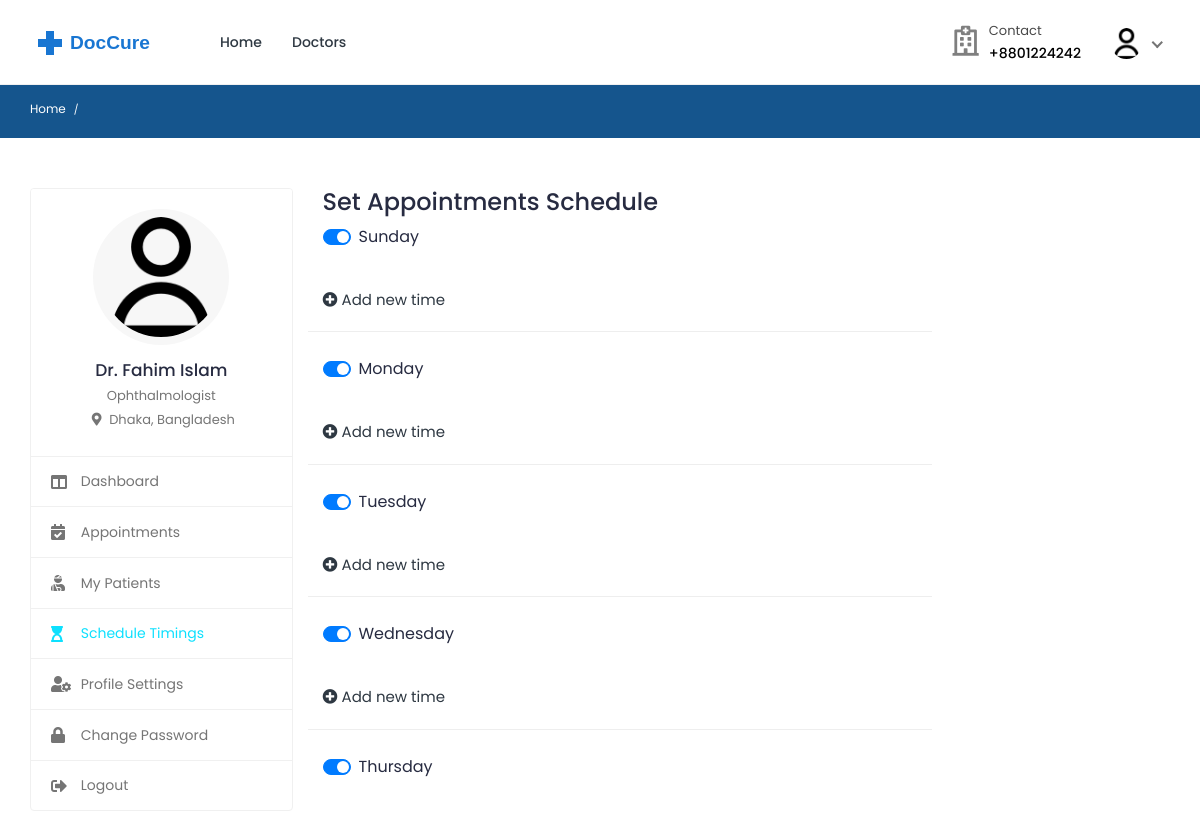
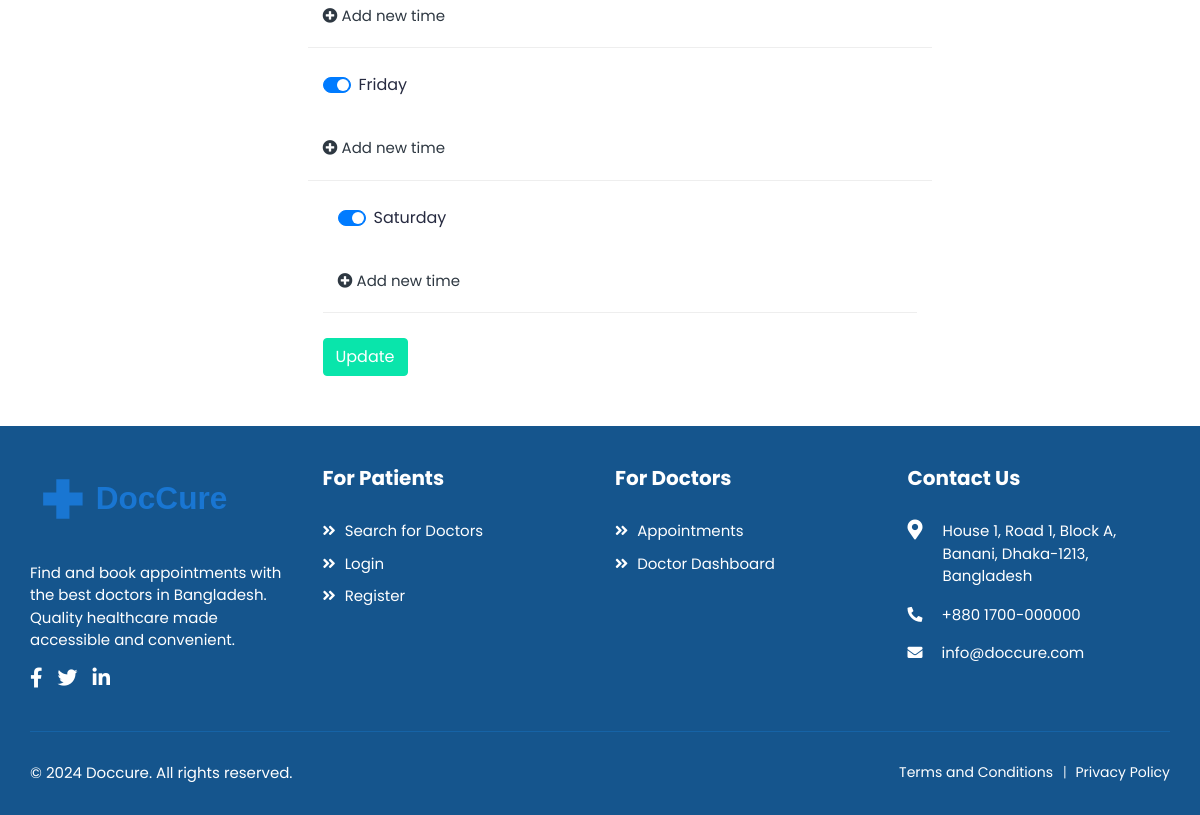
The page /doctors/schedule-timings/ (signed in) on the database as committed earlier (2 pictures, top to bottom).
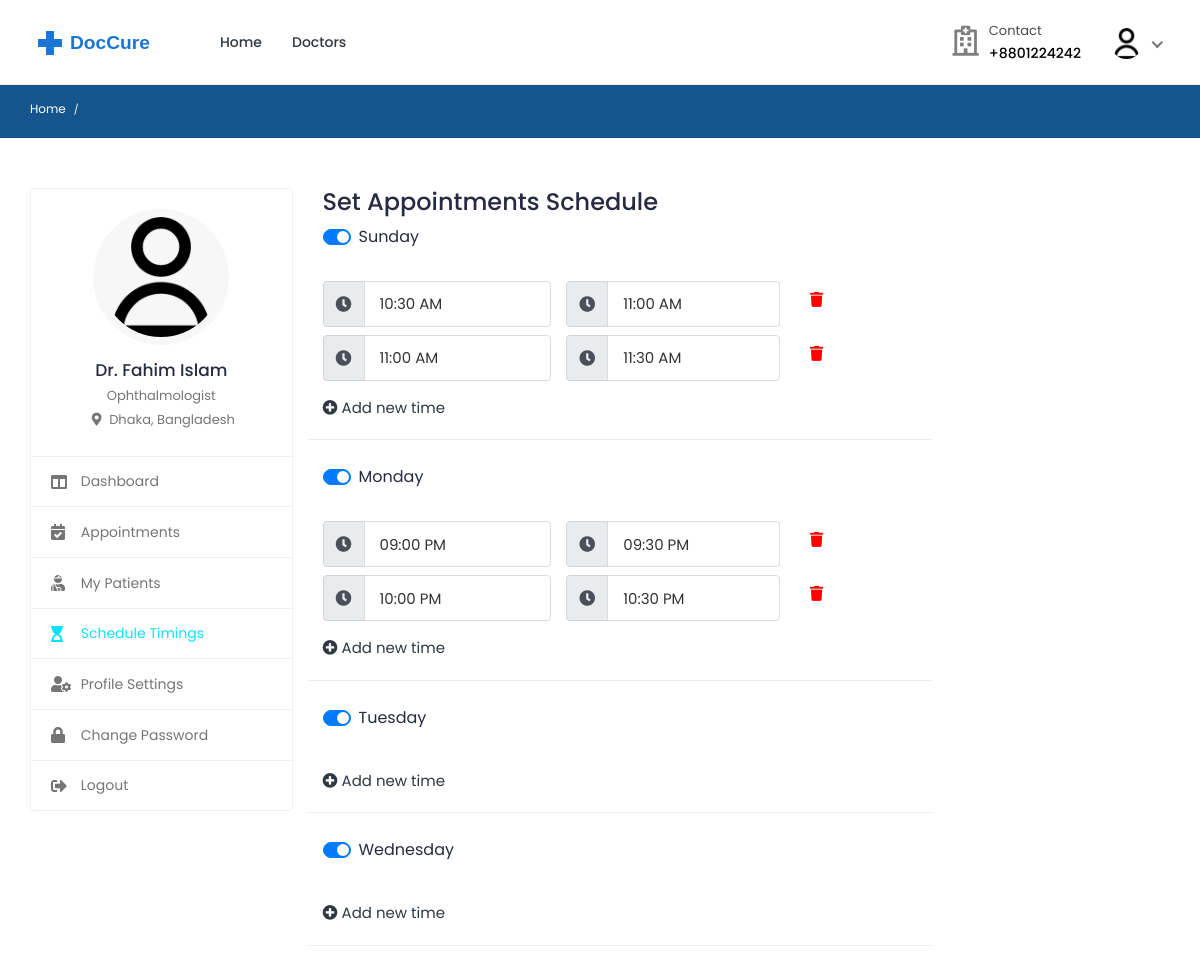
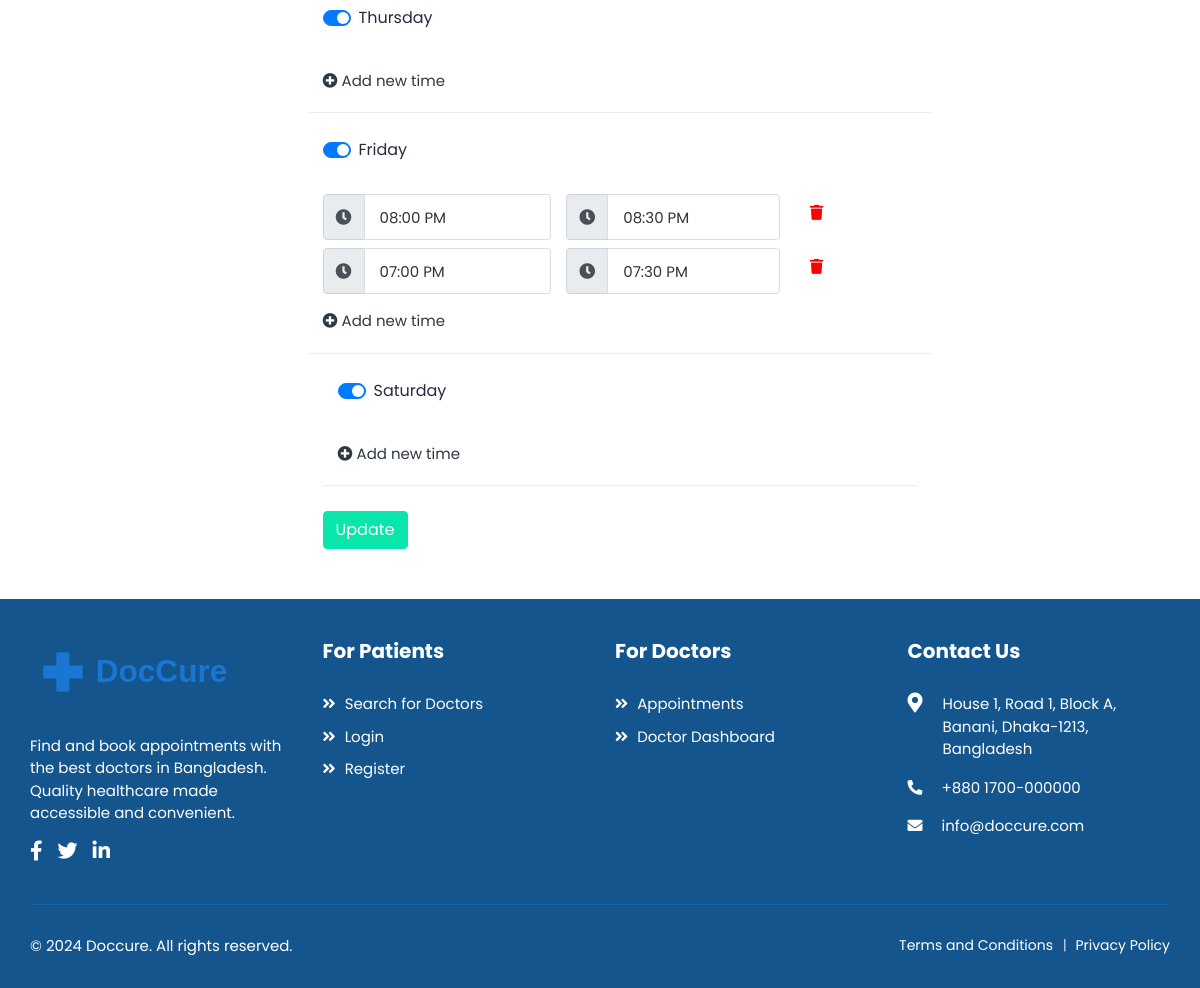
The same page on the database as committed later (2 pictures, top to bottom).
### doctors/models/general.py (models this page shows, shortened)
class TimeRange(models.Model):
    start = models.TimeField()
    end = models.TimeField()
    is_active = models.BooleanField(default=True)
    slots_per_hour = models.PositiveIntegerField(default=4)
    class Meta:
        unique_together = ("start", "end")

### core/decorators.py (the view)
    def wrap(request, *args, **kwargs):
        user = request.user
        if user.role == "doctor":
            return function(request, *args, **kwargs)
        else:
            raise PermissionDenied

### accounts/managers.py (called while the page is built)
    def get(self, *args, **kwargs):
        return super().select_related("profile").get(*args, **kwargs)

### accounts/models.py (called while the page is built)
    def get_full_name(self):
        full_name = "%s %s" % (self.first_name, self.last_name)
        return full_name.strip() or self.username

    @property
    def image(self):
        return (
            self.avatar.url
            if self.avatar.storage.exists(self.avatar.name)
            else "{}defaults/user.png".format(settings.MEDIA_URL)
        )

### doctors/templatetags/time_filters.py (called while the page is built)
@register.filter(name="time_12hr")
def time_12hr(value):
    if isinstance(value, str):
        time_obj = datetime.strptime(value, "%H:%M:%S").time()
    else:
        time_obj = value
    return time_obj.strftime("%I:%M %p")

### doctors/views.py (called while the page is built, shortened)
@login_required
@user_is_doctor
def schedule_timings(request: HttpRequest) -> HttpResponse:
    return render(request, "doctors/schedule-timings.html")

### templates/doctors/schedule-timings.html (shortened to what the changed rows need)
{% extends 'includes/doctor-sidebar.html' %}
{% load static %}
{% load time_filters %}
{% block css %}
    <link href="https://cdnjs.cloudflare.com/ajax/libs/timepicker/1.3.5/jquery.timepicker.min.css" rel="stylesheet">
    <link rel="stylesheet" href="{% static 'assets/css/doctor.css' %}">
{% endblock %}
{% block main %}
    <div class="row">
        <div class="col-md-8">
            <div class="box">
                <div class="box-body">
                    <form method="post" class="validate-form" action="" role="form">
                        <div class="row main_item">
                            <div class="item-rows w-100 mb-20">
                                {% for time in user.sunday.time_range.all %}
                                    <div class="hour-item col-md-12 hideable_1" id="row_48">
                                        <div class="row">
                                            <div class="col-sm-5 pr-0 mb-2">
                                                <div class="input-group">
                                                    <div class="input-group-prepend">
                                                        <span class="input-group-text"><i class="fa fa-clock"></i></span>
                                                    </div>
                                                    <input type="text" class="form-control timepicker" name="start_time_0" value="{{ time.start|time_12hr }}" placeholder="Start time" autocomplete="off">
                                                </div>
                                            </div>
                                            <div class="col-sm-5 mb-2">
                                                <div class="input-group">
                                                    <div class="input-group-prepend">
                                                        <span class="input-group-text"><i class="fa fa-clock"></i></span>
                                                    </div>
                                                    <input type="text" class="form-control timepicker" name="end_time_0" value="{{ time.end|time_12hr }}" placeholder="End time" autocomplete="off">
                                                </div>
                                            </div>
                                            <div class="col-sm-2 mb-2 mt-2"><a data-id="48" href="" class="del_time_row delete_item text-danger"><i class="fa fa-trash"></i></a></div>
                                        </div>
                                    </div>
                                {% endfor %}
                            </div>
                            <div class="item-rows w-100 mb-20">
                                {% for time in user.monday.time_range.all %}
                                    <div class="hour-item col-md-12 hideable_2" id="row_52">
                                        <div class="row">
                                            <div class="col-sm-5 pr-0 mb-2">
                                                <div class="input-group">
                                                    <div class="input-group-prepend">
                                                        <span class="input-group-text"><i class="fa fa-clock"></i></span>
                                                    </div>
                                                    <input type="text" class="form-control timepicker" name="start_time_1" value="{{ time.start|time_12hr }}" placeholder="Start time" autocomplete="off">
                                                </div>
                                            </div>
                                            <div class="col-sm-5 mb-2">
                                                <div class="input-group">
                                                    <div class="input-group-prepend">
                                                        <span class="input-group-text"><i class="fa fa-clock"></i></span>
                                                    </div>
                                                    <input type="text" class="form-control timepicker" name="end_time_1" value="{{ time.end|time_12hr }}" placeholder="End time" autocomplete="off">
                                                </div>
                                            </div>
                                            <div class="col-sm-2 mb-2 mt-2"><a data-id="52" href="" class="del_time_row delete_item text-danger"><i class="fa fa-trash"></i></a></div>
                                        </div>
                                    </div>
                                {% endfor %}
                            </div>
                            <div class="item-rows w-100 mb-20">
                                 {% for time in user.friday.time_range.all %}
                                    <div class="hour-item col-md-12 hideable_5" id="row_52">
                                        <div class="row">
                                            <div class="col-sm-5 pr-0 mb-2">
                                                <div class="input-group">
                                                    <div class="input-group-prepend">
                                                        <span class="input-group-text"><i class="fa fa-clock"></i></span>
                                                    </div>
                                                    <input type="text" class="form-control timepicker" name="start_time_1" value="{{ time.start|time_12hr }}" placeholder="Start time" autocomplete="off">
                                                </div>
                                            </div>
                                            <div class="col-sm-5 mb-2">
                                                <div class="input-group">
                                                    <div class="input-group-prepend">
                                                        <span class="input-group-text"><i class="fa fa-clock"></i></span>
                                                    </div>
                                                    <input type="text" class="form-control timepicker" name="end_time_1" value="{{ time.end|time_12hr }}" placeholder="End time" autocomplete="off">
                                                </div>
                                            </div>
                                            <div class="col-sm-2 mb-2 mt-2"><a data-id="52" href="" class="del_time_row delete_item text-danger"><i class="fa fa-trash"></i></a></div>
                                        </div>
                                    </div>
                                {% endfor %}
                            </div>
                        </div>
                    </form>
                </div>
            </div>
        </div>
    </div>
{% endblock %}

Rows that differ between the two databases and show on the page:
now on this page (row unchanged): TimeRange: start_time_0 "10:30 AM", end_time_0 "11:00 AM", shown under "Set Appointments Schedule"
added TimeRange: start_time_0 "11:00 AM", end_time_0 "11:30 AM", shown under "Set Appointments Schedule"
now on this page (row unchanged): TimeRange: start_time_1 "09:00 PM", end_time_1 "09:30 PM"
added TimeRange: start_time_1 "10:00 PM", end_time_1 "10:30 PM"
now on this page (row unchanged): TimeRange: start_time_1 "08:00 PM", end_time_1 "08:30 PM"
now on this page (row unchanged): TimeRange: start_time_1 "07:00 PM", end_time_1 "07:30 PM"
